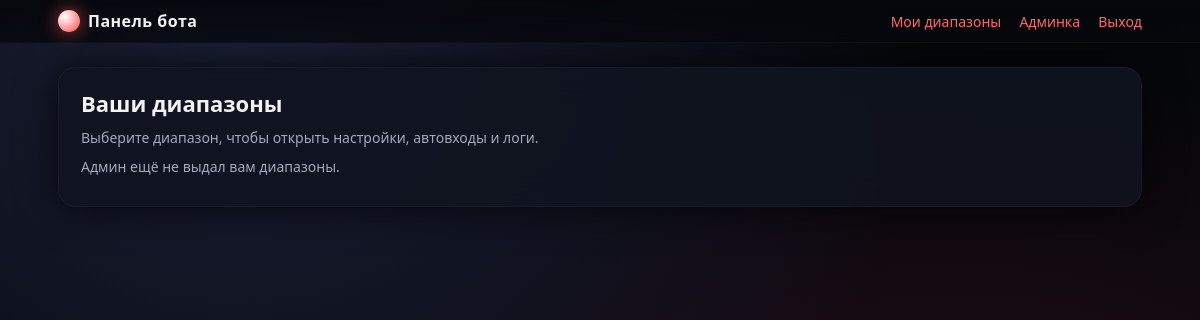
The app's page /cabinet (signed in), older data.
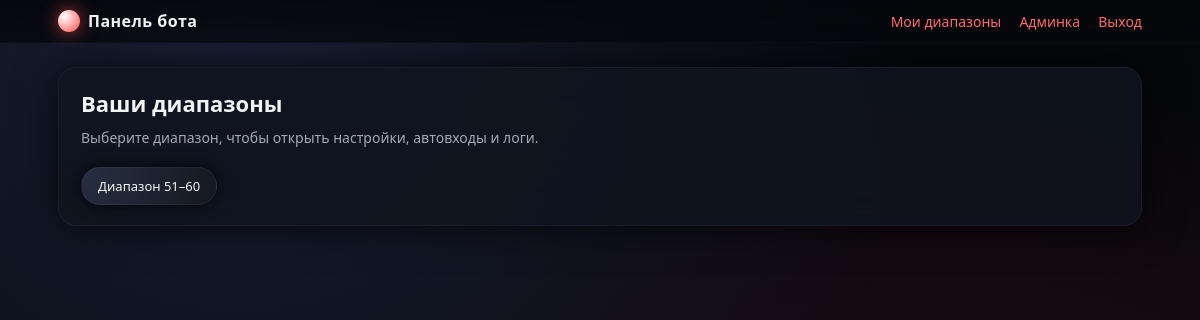
The same page, newer data.
### server.py (models this page shows)
class NumberRange(db.Model):
    id = db.Column(db.Integer, primary_key=True)
    user_id = db.Column(db.Integer, db.ForeignKey("user.id"), nullable=False)
    start = db.Column(db.Integer, nullable=False)
    end = db.Column(db.Integer, nullable=False)
    win_group = db.Column(db.String(8), default="right")  # "left" / "right"
    games_completed = db.Column(db.Integer, default=0)
    autologin_text = db.Column(db.Text)  # <-- ДОБАВЛЕНО
    jobs = db.relationship(
        "AutoLoginJob",
        backref="range",
        lazy=True,
        cascade="all, delete-orphan",
    )
    logs = db.relationship(
        "AutoLoginLog",
        backref="range",
        lazy=True,
        cascade="all, delete-orphan",
    )
    commands = db.relationship(
        "RangeCommand",
        backref="range",
        lazy=True,
        cascade="all, delete-orphan",
    )
    account_states = db.relationship(
        "AccountState",
        backref="range",
        lazy=True,
        cascade="all, delete-orphan",
    )
    client_updates = db.relationship(
        "ClientUpdate",
        backref="range",
        lazy=True,
        cascade="all, delete-orphan",
    )

### server.py (the view)
@app.route("/cabinet")
@login_required
def user_dashboard():
    user = current_user()
    ranges = NumberRange.query.filter_by(user_id=user.id).order_by(
        NumberRange.start
    ).all()
    return render_template(
        "user_dashboard.html",
        user=user,
        ranges=ranges,
    )

### server.py (called while the page is built)
def login_required(f):
    @wraps(f)
    def wrapper(*args, **kwargs):
        if "user_id" not in session:
            return redirect(url_for("login"))
        return f(*args, **kwargs)
    return wrapper

def current_user():
    if "user_id" not in session:
        return None
    return User.query.get(session["user_id"])

@app.context_processor
def inject_current_user():
    return {"current_user": current_user()}

### templates/user_dashboard.html (shortened to what this page needs)
{% extends "base.html" %}
{% block content %}
<h2>Ваши диапазоны</h2>
<p>Выберите диапазон, чтобы открыть настройки, автовходы и логи.</p>
{% if not ranges %}
    <p style="margin-top:10px;">Админ ещё не выдал вам диапазоны.</p>
{% else %}
    <div style="margin-top:14px;">
        {% for r in ranges %}
            <a href="{{ url_for('user_range', range_id=r.id) }}" class="range-pill">
                Диапазон {{ r.start }}–{{ r.end }}
            </a>
        {% endfor %}
    </div>
{% endif %}
{% endblock %}

Row changes from the older to the newer data that the page shows:
added NumberRange: start "51", end "60"
Text that changed along with them:
text no longer shown: "Админ ещё не выдал вам диапазоны."
